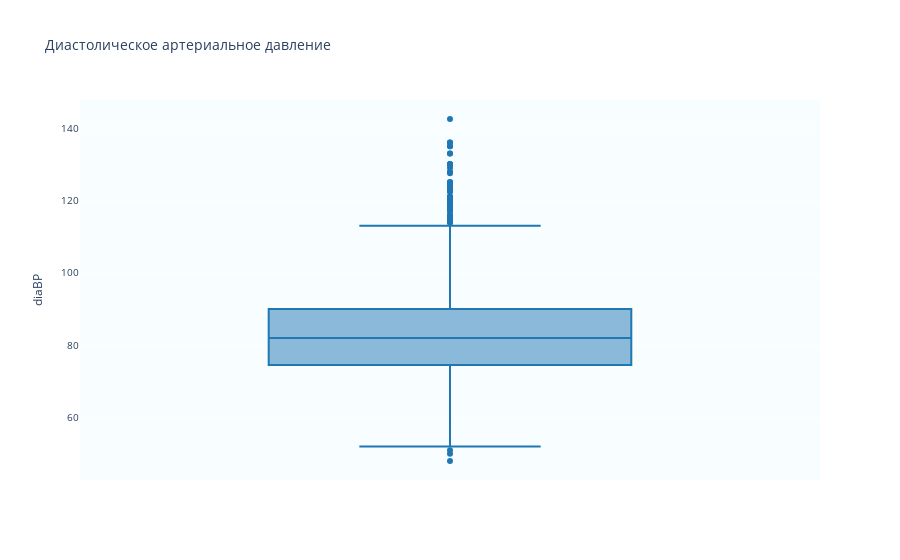

Source (notebook cell):
### Code cell
fig = px.box(df, y='diaBP',
             title='Диастолическое артериальное давление', 
             color_discrete_sequence=['#1f77b4'])
fig.update_layout(plot_bgcolor='#f8fdff', font=dict(size=10))
fig.show()

### Figure 1 — Plotly figure (JSON) as saved in the notebook; plotly's stock layout.template omitted (floating-point values rounded to 4 significant figures; data arrays with more than 128 entries replaced by an {"elided": "..."} marker saying what was removed)
{"data": [{"alignmentgroup": "True", "hovertemplate": "diaBP=%{y}<extra></extra>", "legendgroup": "", "marker": {"color": "#1f77b4"}, "name": "", "notched": false, "offsetgroup": "", "orientation": "v", "showlegend": false, "type": "box", "x0": " ", "xaxis": "x", "y": {"elided": "3390 float values"}, "y0": " ", "yaxis": "y"}], "layout": {"boxmode": "group", "font": {"size": 10}, "legend": {"tracegroupgap": 0}, "plot_bgcolor": "#f8fdff", "title": {"text": "Диастолическое артериальное давление"}, "xaxis": {"anchor": "y", "domain": [0, 1]}, "yaxis": {"anchor": "x", "domain": [0, 1], "title": {"text": "diaBP"}}}}
